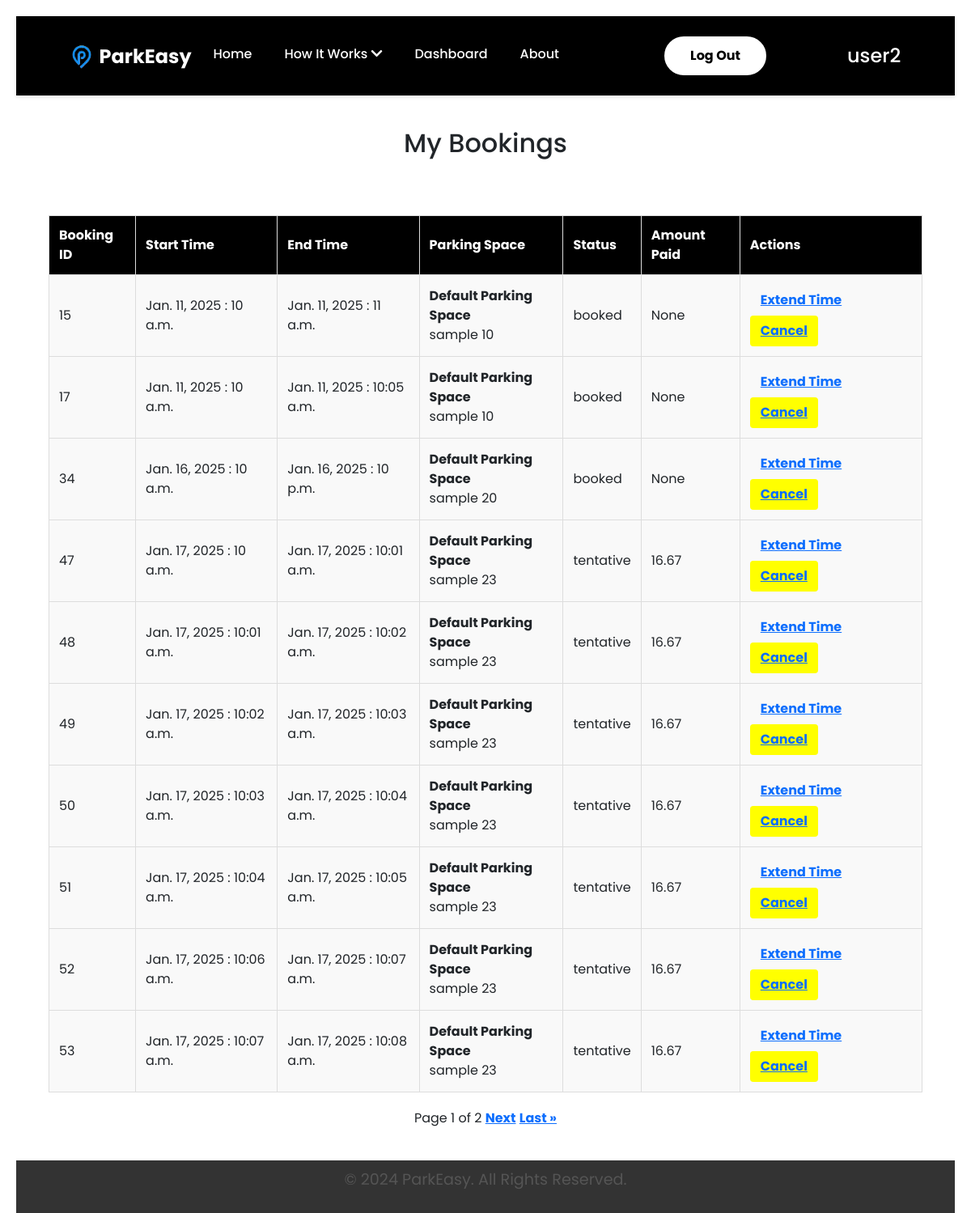
The app's page /parkeasy/my-bookings/ (signed in), older data.
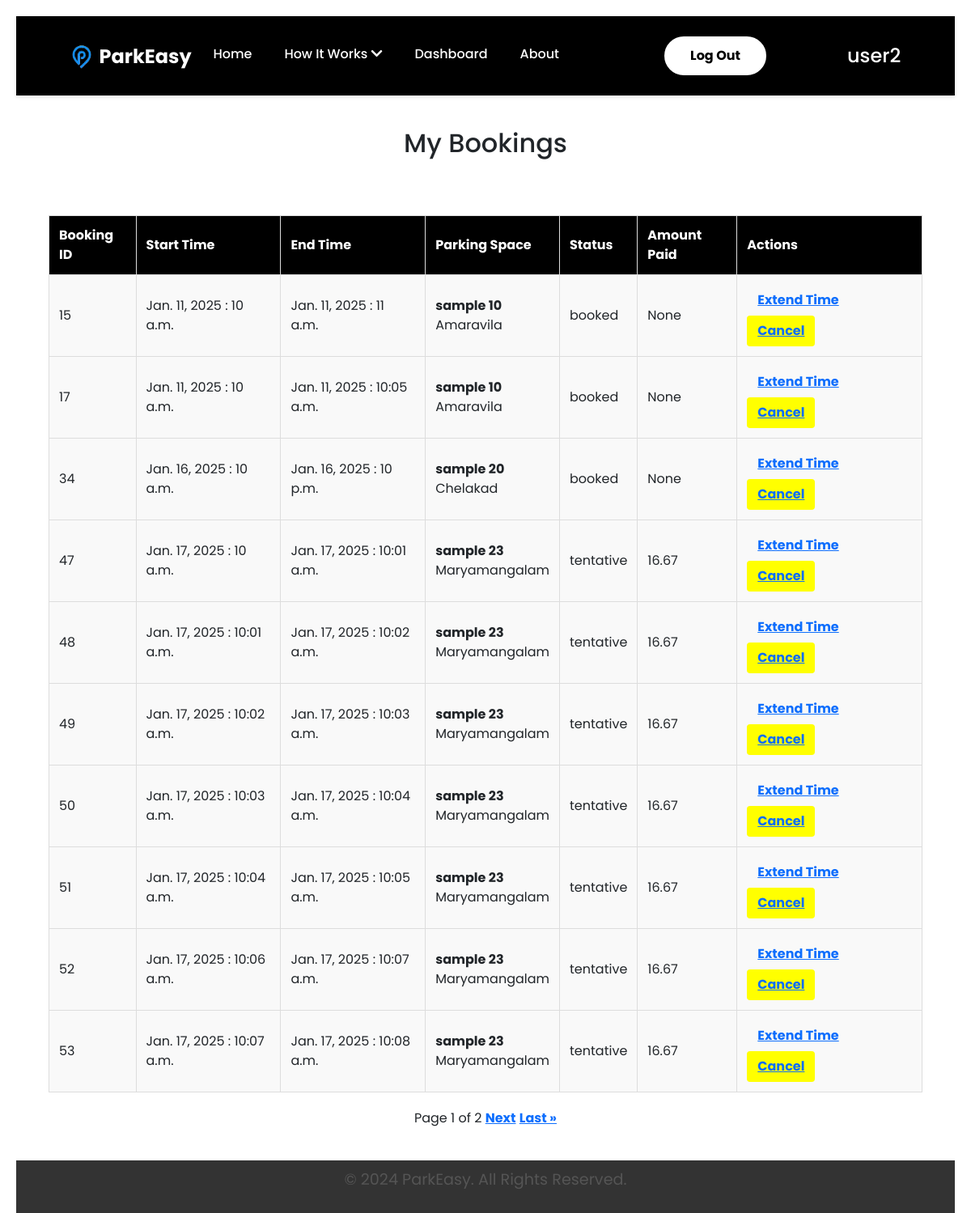
The same page, newer data.
### ParkEasyApp/models.py (models this page shows, shortened)
class Booking(models.Model):
    user = models.ForeignKey(ParkEasyUser, on_delete=models.CASCADE, related_name="bookings")
    parking_space = models.ForeignKey(ParkingSpace, on_delete=models.CASCADE)
    booking_time = models.DateTimeField(auto_now_add=True)  # Auto-set to the time of booking
    start_date = models.DateField(default=timezone.now)  # Dynamically use current date
    start_time = models.TimeField()
    end_date = models.DateField(default=timezone.now)  # Dynamically use current date
    end_time = models.TimeField()
    duration = models.DurationField()
    price_paid = models.DecimalField(max_digits=10, decimal_places=2, null=True, blank=True)
    payment_method = models.CharField(max_length=255, null=True, blank=True)
    host = models.ForeignKey('ParkEasyUser', related_name='host_earnings', on_delete=models.CASCADE,null=True)
    status = models.CharField(
        max_length=20,
        choices=[('booked', 'Booked'), ('completed', 'Completed'), ('cancelled', 'Cancelled')],
        default='booked'
    )
    time_extension = models.DurationField(null=True, blank=True)  # Optional additional booking time
    grace_period = models.DurationField(null=True, blank=True)  # Grace period for delays
    class Meta:
        indexes = [
            models.Index(fields=['user', 'parking_space', 'status']),
        ]
        unique_together = ('parking_space', 'start_time', 'end_time'),

class ParkingSpace(models.Model):
    name = models.CharField(max_length=255)
    host = models.ForeignKey(ParkEasyUser, on_delete=models.CASCADE, related_name="parking_spaces")
    location = models.CharField(max_length=255)
    price_per_hour = models.DecimalField(max_digits=10, decimal_places=2)
    availability = models.BooleanField(default=True)
    amenities = models.TextField(blank=True, null=True)
    rating = models.DecimalField(max_digits=3, decimal_places=2, default=0.0)
    created_at = models.DateTimeField(auto_now_add=True)
    latitude = models.FloatField(null=True, blank=True)
    longitude = models.FloatField(null=True, blank=True)
    image = models.ImageField(upload_to="parking_images/", null=True, blank=True)  # Image field
    class Meta:
        indexes = [
            models.Index(fields=['host', 'location']),
        ]

### ParkEasyApp/views.py (the view)
# urls.py: path('my-bookings/', views.my_bookings_view, name='my_bookings'),
@login_required
def my_bookings_view(request):
    bookings = Booking.objects.filter(user=request.user.parkeasyuser)
    paginator = Paginator(bookings, 10)
    page_number = request.GET.get('page')
    page_obj = paginator.get_page(page_number)
    return render(request, 'booking/my_bookings.html', {'page_obj': page_obj})

### templates/booking/my_bookings.html (shortened to what this page needs)
{% extends "base.html" %}
{% block content %}
    <h2>My Bookings</h2>
    {% if page_obj and page_obj.object_list %}
        <table class="bookings-table">
            <thead>
                <tr>
                    <th>Booking ID</th>
                    <th>Start Time</th>
                    <th>End Time</th>
                    <th>Parking Space</th>
                    <th>Status</th>
                    <th>Amount Paid</th>
                    <th>Actions</th>
                </tr>
            </thead>
            <tbody>
                {% for booking in page_obj %}
                    <tr class="booking-row">
                        <td>{{ booking.id }}</td>
                        <td>{{ booking.start_date }} : {{ booking.start_time }}</td>
                        <td>{{ booking.end_date }} : {{ booking.end_time }}</td>
                        <td>
                            <strong>{{ booking.parking_space.name }}</strong><br>
                            {{ booking.parking_space.location }}
                        </td>
                        <td class="{% if booking.status == 'cancelled' %}cancelled-status{% endif %}">
                            {% if booking.status != 'cancelled' %}
                                {{ booking.status }}
                            {% else %}
                                <span class="cancelled-text">Cancelled</span>
                            {% endif %}
                        </td>
                        <td>{{ booking.price_paid }}</td>
                        <td>
                            {% if booking.status != 'cancelled' %}
                                <button class="btn"><a href="">Extend Time</a></button>
                                <button class="btn" style="background-color: yellow;">
                                    <a href="{% url 'cancel_booking' booking.id %}">Cancel</a>
                                </button>
                            {% endif %}
                        </td>
                    </tr>
                {% endfor %}
            </tbody>
        </table>
        <div class="pagination-links">
            <span>Page {{ page_obj.number }} of {{ page_obj.paginator.num_pages }}</span>
            {% if page_obj.has_next %}
                <a href="?page={{ page_obj.next_page_number }}">Next</a>
                <a href="?page={{ page_obj.paginator.num_pages }}">Last &raquo;</a>
            {% endif %}
        </div>
    {% else %}
        <p>No bookings found.</p>
    {% endif %}
{% endblock %}

Row changes from the older to the newer data that the page shows:
changed through a linked row, Booking id 15: parking_space.name "Default Parking Space" → "sample 10"; parking_space.location "sample 10" → "Amaravila"
changed through a linked row, Booking id 17: parking_space.name "Default Parking Space" → "sample 10"; parking_space.location "sample 10" → "Amaravila"
changed through a linked row, Booking "sample 20": parking_space.name "Default Parking Space" → "sample 20"; parking_space.location "sample 20" → "Chelakad"
changed through a linked row, Booking id 47: parking_space.name "Default Parking Space" → "sample 23"; parking_space.location "sample 23" → "Maryamangalam"
changed through a linked row, Booking id 48: parking_space.name "Default Parking Space" → "sample 23"; parking_space.location "sample 23" → "Maryamangalam"
changed through a linked row, Booking id 49: parking_space.name "Default Parking Space" → "sample 23"; parking_space.location "sample 23" → "Maryamangalam"
changed through a linked row, Booking id 50: parking_space.name "Default Parking Space" → "sample 23"; parking_space.location "sample 23" → "Maryamangalam"
changed through a linked row, Booking id 51: parking_space.name "Default Parking Space" → "sample 23"; parking_space.location "sample 23" → "Maryamangalam"
changed through a linked row, Booking id 52: parking_space.name "Default Parking Space" → "sample 23"; parking_space.location "sample 23" → "Maryamangalam"
changed through a linked row, Booking id 53: parking_space.name "Default Parking Space" → "sample 23"; parking_space.location "sample 23" → "Maryamangalam"
